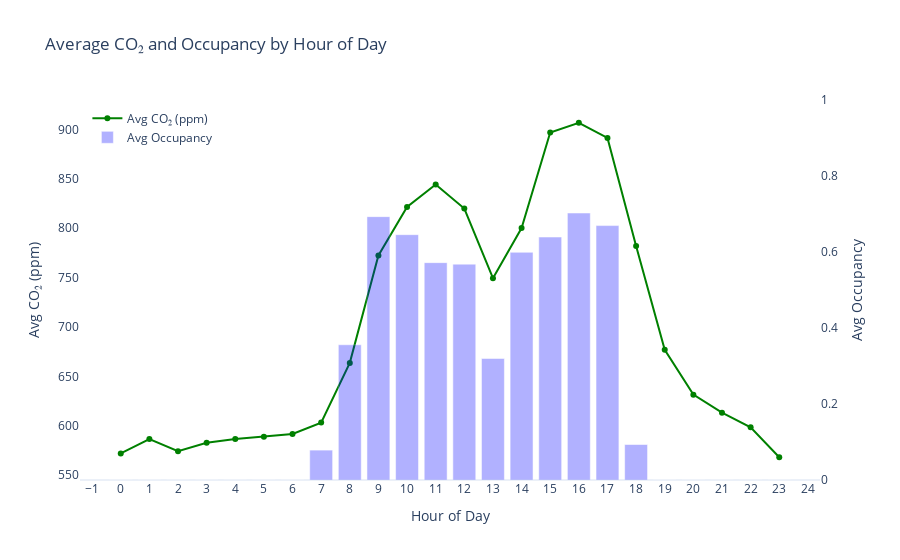

This figure's notebook cell:
### Markdown cell above
### Average CO₂ and Occupancy by Hour of Day

### Code cell
import pandas as pd
import plotly.graph_objects as go

# Convert 'date' to datetime and extract hour
df['date'] = pd.to_datetime(df['date'])
df['hour'] = df['date'].dt.hour

# Group by hour
hourly_stats = df.groupby('hour').agg({
    'CO2': 'mean',
    'Occupancy': 'mean'  # average occupancy per hour (0 to 1)
}).reset_index()

# Create the figure
fig = go.Figure()

# Add CO2 trace (left y-axis)
fig.add_trace(go.Scatter(
    x=hourly_stats['hour'],
    y=hourly_stats['CO2'],
    name='Avg CO₂ (ppm)',
    mode='lines+markers',
    line=dict(color='green'),
    yaxis='y1'
))

# Add occupancy trace (right y-axis)
fig.add_trace(go.Bar(
    x=hourly_stats['hour'],
    y=hourly_stats['Occupancy'],
    name='Avg Occupancy',
    opacity=0.3,
    marker_color='blue',
    yaxis='y2'
))

# Update layout
fig.update_layout(
    title='Average CO₂ and Occupancy by Hour of Day',
    xaxis=dict(title='Hour of Day', dtick=1),
    yaxis=dict(
        title='Avg CO₂ (ppm)',
        side='left',
        showgrid=False
    ),
    yaxis2=dict(
        title='Avg Occupancy',
        side='right',
        overlaying='y',
        range=[0, 1],
        showgrid=False
    ),
    legend=dict(x=0.01, y=0.99),
    template='plotly_white'
)

fig.show()

### Figure 1 — Plotly figure (JSON) as saved in the notebook; plotly's stock layout.template omitted (floating-point values rounded to 4 significant figures)
{"data": [{"line": {"color": "green"}, "mode": "lines+markers", "name": "Avg CO₂ (ppm)", "type": "scatter", "x": [0, 1, 2, 3, 4, 5, 6, 7, 8, 9, 10, 11, 12, 13, 14, 15, 16, 17, 18, 19, 20, 21, 22, 23], "y": [571.9, 586.5, 574.3, 582.8, 586.5, 589.0, 591.7, 603.2, 663.7, 772.4, 821.5, 844.4, 820.0, 749.4, 800.3, 896.9, 906.8, 891.5, 782.0, 676.9, 631.5, 613.2, 598.4, 568.1], "yaxis": "y"}, {"marker": {"color": "blue"}, "name": "Avg Occupancy", "opacity": 0.3, "type": "bar", "x": [0, 1, 2, 3, 4, 5, 6, 7, 8, 9, 10, 11, 12, 13, 14, 15, 16, 17, 18, 19, 20, 21, 22, 23], "y": [0.0, 0.0, 0.0, 0.0, 0.0, 0.0, 0.0, 0.07869, 0.3559, 0.693, 0.6456, 0.572, 0.5681, 0.3197, 0.5992, 0.6393, 0.7026, 0.6695, 0.09333, 0.0, 0.0, 0.0, 0.0, 0.0], "yaxis": "y2"}], "layout": {"legend": {"x": 0.01, "y": 0.99}, "title": {"text": "Average CO₂ and Occupancy by Hour of Day"}, "xaxis": {"dtick": 1, "title": {"text": "Hour of Day"}}, "yaxis": {"showgrid": false, "side": "left", "title": {"text": "Avg CO₂ (ppm)"}}, "yaxis2": {"overlaying": "y", "range": [0, 1], "showgrid": false, "side": "right", "title": {"text": "Avg Occupancy"}}}}
